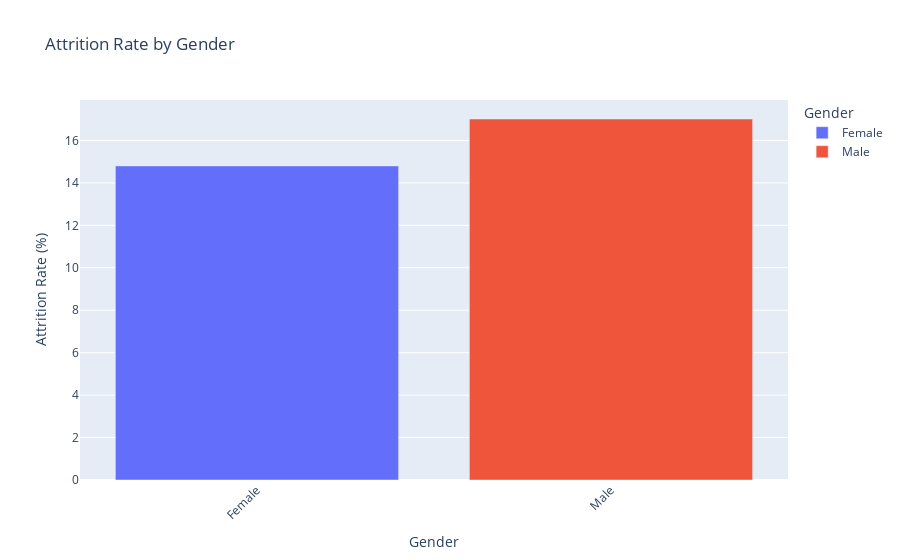

The code cell stored with this chart in its notebook:
### Markdown cell above
## 11. Test the Complete Pipeline

Let's test with various questions to see automatic visualizations:

### Code cell
# Example 1: Department-wise attrition rate
df1, fig1 = query_and_visualize("What is the attrition rate of male and female employees?")

### Figure 1 — Plotly figure (JSON) as saved in the notebook; plotly's stock layout.template omitted (floating-point values rounded to 4 significant figures)
{"data": [{"hovertemplate": "Gender=%{x}<br>Attrition Rate (%)=%{y}<extra></extra>", "legendgroup": "Female", "marker": {"color": "#636efa", "pattern": {"shape": ""}}, "name": "Female", "orientation": "v", "showlegend": true, "textposition": "auto", "type": "bar", "x": ["Female"], "xaxis": "x", "y": [14.8], "yaxis": "y"}, {"hovertemplate": "Gender=%{x}<br>Attrition Rate (%)=%{y}<extra></extra>", "legendgroup": "Male", "marker": {"color": "#EF553B", "pattern": {"shape": ""}}, "name": "Male", "orientation": "v", "showlegend": true, "textposition": "auto", "type": "bar", "x": ["Male"], "xaxis": "x", "y": [17.01], "yaxis": "y"}], "layout": {"barmode": "relative", "legend": {"title": {"text": "Gender"}, "tracegroupgap": 0}, "title": {"text": "Attrition Rate by Gender"}, "xaxis": {"anchor": "y", "categoryarray": ["Female", "Male"], "categoryorder": "array", "domain": [0, 1], "tickangle": -45, "title": {"text": "Gender"}}, "yaxis": {"anchor": "x", "domain": [0, 1], "title": {"text": "Attrition Rate (%)"}}}}
